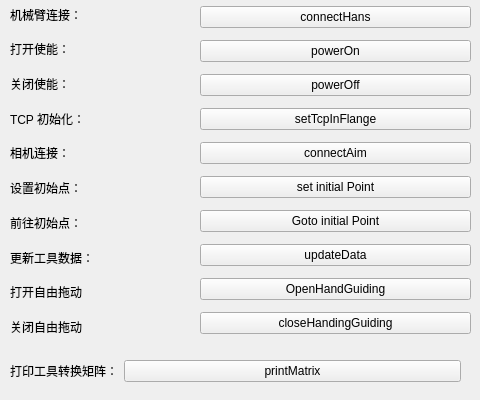
     <widget class="QWidget" name="tab">
      <attribute name="title">
       <string>HTO初始化</string>
      </attribute>
      <widget class="QWidget" name="layoutWidget">
       <property name="geometry">
        <rect>
         <x>200</x>
         <y>0</y>
         <width>271</width>
         <height>345</height>
        </rect>
       </property>
       <layout class="QVBoxLayout" name="verticalLayout_2">
        <item>
         <widget class="QPushButton" name="pushButton_connectHans_2">
          <property name="text">
           <string>connectHans</string>
          </property>
         </widget>
        </item>
        <item>
         <widget class="QPushButton" name="pushButton_powerOn">
          <property name="text">
           <string>powerOn</string>
          </property>
         </widget>
        </item>
        <item>
         <widget class="QPushButton" name="pushButton_powerOff">
          <property name="text">
           <string>powerOff</string>
          </property>
         </widget>
        </item>
        <item>
         <widget class="QPushButton" name="pushButton_setTcpInFlange">
          <property name="text">
           <string>setTcpInFlange</string>
          </property>
         </widget>
        </item>
        <item>
         <widget class="QPushButton" name="pushButton_connectAim">
          <property name="text">
           <string>connectAim</string>
          </property>
         </widget>
        </item>
        <item>
         <widget class="QPushButton" name="pushButton_setinitial">
          <property name="text">
           <string>set initial Point</string>
          </property>
         </widget>
        </item>
        <item>
         <widget class="QPushButton" name="pushButton_gotoinitial">
          <property name="text">
           <string>Goto initial Point</string>
          </property>
         </widget>
        </item>
        <item>
         <widget class="QPushButton" name="pushButton_updateData">
          <property name="text">
           <string>updateData</string>
          </property>
         </widget>
        </item>
        <item>
         <widget class="QPushButton" name="pushButton_openHandGuiding">
          <property name="text">
           <string>OpenHandGuiding</string>
          </property>
         </widget>
        </item>
        <item>
         <widget class="QPushButton" name="pushButton_closeHandGuiding">
          <property name="text">
           <string>closeHandingGuiding</string>
          </property>
         </widget>
        </item>
       </layout>
       <zorder>pushButton_powerOff</zorder>
       <zorder>pushButton_setTcpInFlange</zorder>
       <zorder>pushButton_connectAim</zorder>
       <zorder>pushButton_setinitial</zorder>
       <zorder>pushButton_gotoinitial</zorder>
       <zorder>pushButton_updateData</zorder>
       <zorder>pushButton_openHandGuiding</zorder>
       <zorder>pushButton_closeHandGuiding</zorder>
       <zorder>pushButton_connectHans_2</zorder>
       <zorder>pushButton_powerOn</zorder>
      </widget>
      <widget class="QWidget" name="layoutWidget_2">
       <property name="geometry">
        <rect>
         <x>10</x>
         <y>0</y>
         <width>191</width>
         <height>341</height>
        </rect>
       </property>
       <layout class="QGridLayout" name="gridLayout_3">
        <item row="9" column="0">
         <widget class="QLabel" name="label_15">
          <property name="text">
           <string>关闭自由拖动</string>
          </property>
         </widget>
        </item>
        <item row="4" column="0">
         <widget class="QLabel" name="label_7">
          <property name="text">
           <string>相机连接：</string>
          </property>
         </widget>
        </item>
        <item row="0" column="0">
         <widget class="QLabel" name="label_10">
          <property name="text">
           <string>机械臂连接：</string>
          </property>
         </widget>
        </item>
        <item row="6" column="0">
         <widget class="QLabel" name="label_12">
          <property name="text">
           <string>前往初始点：</string>
          </property>
         </widget>
        </item>
        <item row="3" column="0">
         <widget class="QLabel" name="label_9">
          <property name="text">
           <string>TCP 初始化：</string>
          </property>
         </widget>
        </item>
        <item row="8" column="0">
         <widget class="QLabel" name="label_14">
          <property name="text">
           <string>打开自由拖动</string>
          </property>
         </widget>
        </item>
        <item row="5" column="0">
         <widget class="QLabel" name="label_11">
          <property name="text">
           <string>设置初始点：</string>
          </property>
         </widget>
        </item>
        <item row="1" column="0">
         <widget class="QLabel" name="label_8">
          <property name="text">
           <string>打开使能：</string>
          </property>
         </widget>
        </item>
        <item row="2" column="0">
         <widget class="QLabel" name="label_31">
          <property name="text">
           <string>关闭使能：</string>
          </property>
         </widget>
        </item>
        <item row="7" column="0">
         <widget class="QLabel" name="label_16">
          <property name="text">
           <string>更新工具数据：</string>
          </property>
         </widget>
        </item>
       </layout>
      </widget>
      <widget class="QWidget" name="formLayoutWidget">
       <property name="geometry">
        <rect>
         <x>10</x>
         <y>360</y>
         <width>451</width>
         <height>31</height>
        </rect>
       </property>
       <layout class="QFormLayout" name="formLayout">
        <item row="0" column="0">
         <widget class="QLabel" name="Label_2">
          <property name="text">
           <string>打印工具转换矩阵：</string>
          </property>
         </widget>
        </item>
        <item row="0" column="1">
         <widget class="QPushButton" name="pushButton_coutMatrix">
          <property name="text">
           <string>printMatrix</string>
          </property>
         </widget>
        </item>
       </layout>
      </widget>
     </widget>
